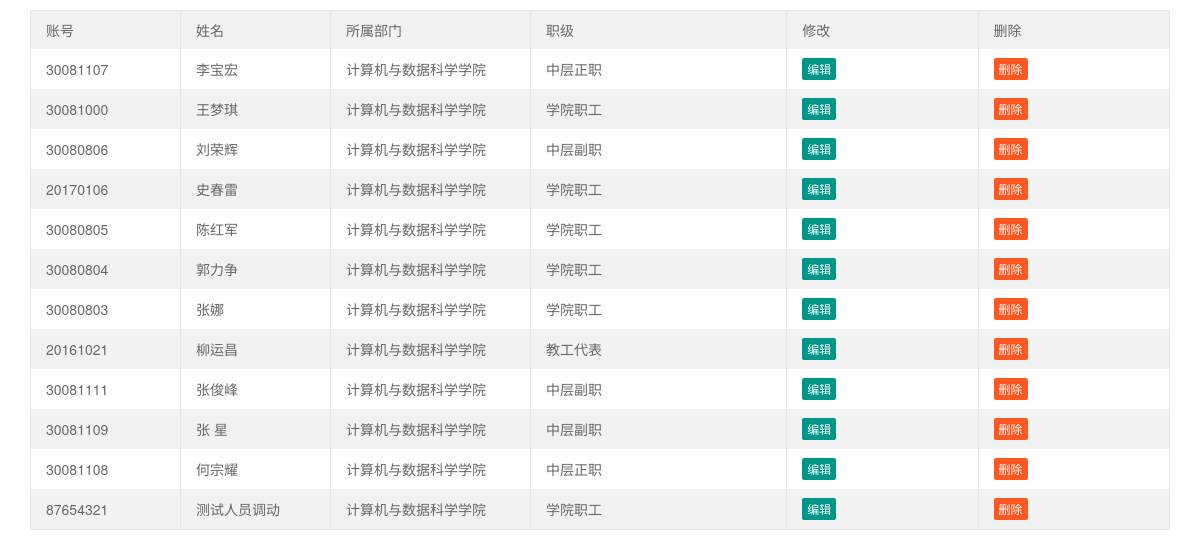
The app's page /person/view.php (signed in) with its own data.
### tables this page shows
CREATE TABLE `levelinfo` (
  `LevelID` int(11) NOT NULL AUTO_INCREMENT,
  `LevelName` varchar(20) NOT NULL,
  `Memo` varchar(255) NOT NULL,
  `IsBanned` tinyint(1) DEFAULT NULL,
  PRIMARY KEY (`LevelID`) USING BTREE
);

### person/view.php (the view, shortened to what this page needs)
<?php require_once('../Connections/connjxkh.php'); ?>
<!DOCTYPE html PUBLIC "-//W3C//DTD XHTML 1.0 Transitional//EN"
        "http://www.w3.org/TR/xhtml1/DTD/xhtml1-transitional.dtd">
<html xmlns="http://www.w3.org/1999/xhtml">
<head>
<link rel="stylesheet" href="../lib/layui245/css/layui.css"  media="all">
</head>
<body class="layui-main ">
<form class="layui-form">
<div class="layui-form">
<table class="layui-table" lay-even="" lay-skin="row" id="test" lay-filter="test">
  <colgroup>
    <col width="150">
    <col width="150">
    <col width="200">
    <col>
  </colgroup>
  <thead>
    <tr>
      <th>账号</th>
      <th>姓名</th>
      <th>所属部门</th>
      <th>职级</th>
      <th>修改</th>
      <th>删除</th>
    </tr>
  </thead>
  <tbody>
    <?php
$sql = "SELECT Account , UserName,DeptName,LevelID UserID from userinformation where DeptID = ".$_SESSION['Admin_DeptID'];
$result =mysql_query($sql, $connjxkh);
 while($row=mysql_fetch_row($result)){
  $ssql = "select LevelName from levelinfo where LevelID = ".$row[3];
	$result1 =mysql_query($ssql, $connjxkh);
	$rs2=mysql_fetch_array($result1);
  echo "<tr>";
	for ($i = 0;$i<3; $i++ ) {
    echo "<td>".$row[$i]."</td>";
  }
  echo "<td>".$rs2[0]."</td>";
  echo "<td><a class='layui-btn layui-btn-xs' lay-event='edit'>编辑</a></td>";
  echo "<td><a class='layui-btn layui-btn-danger layui-btn-xs' lay-event='del'>删除</a></td>";
}
?>
  </tbody>
</table>
</html>

### records on screen
levelinfo: LevelName "中层正职"
levelinfo: LevelName "学院职工"
levelinfo: LevelName "中层副职"
levelinfo: LevelName "教工代表"

### other values on screen
$row[$i] "30081107"
$row[$i] "李宝宏"
$row[$i] "计算机与数据科学学院"
$row[$i] "30081000"
$row[$i] "王梦琪"
$row[$i] "30080806"
$row[$i] "刘荣辉"
$row[$i] "20170106"
$row[$i] "史春雷"
$row[$i] "30080805"
$row[$i] "陈红军"
$row[$i] "30080804"
$row[$i] "郭力争"
$row[$i] "30080803"
$row[$i] "张娜"
